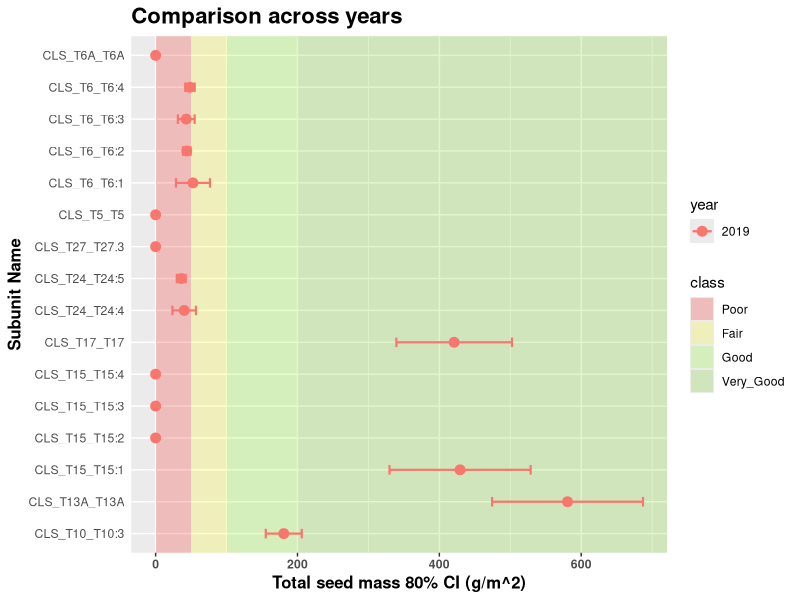
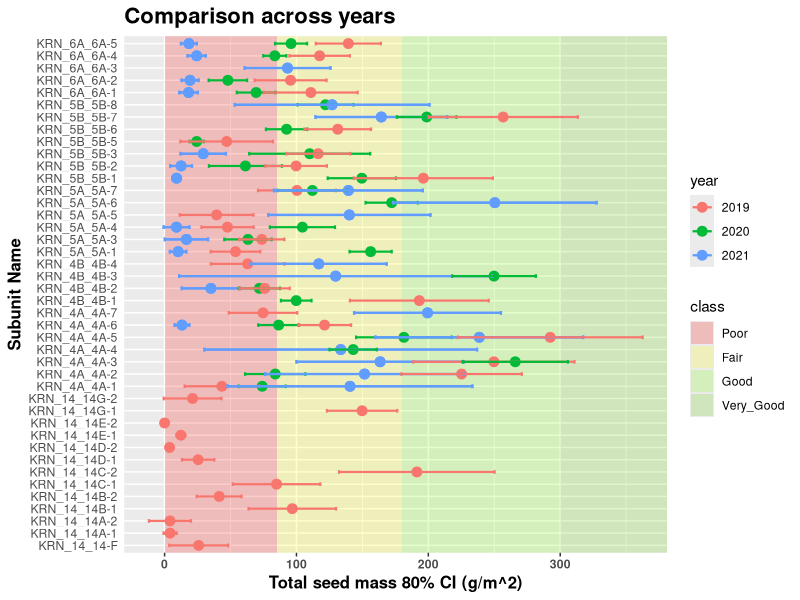
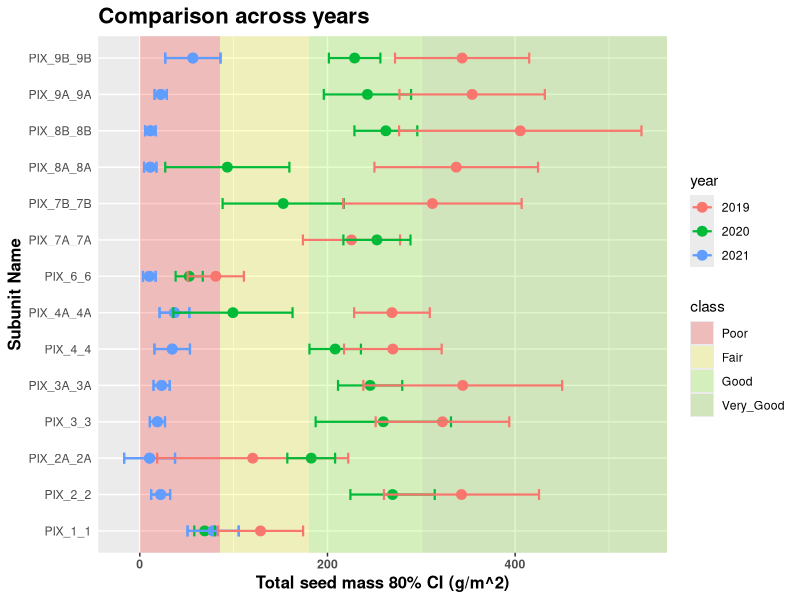
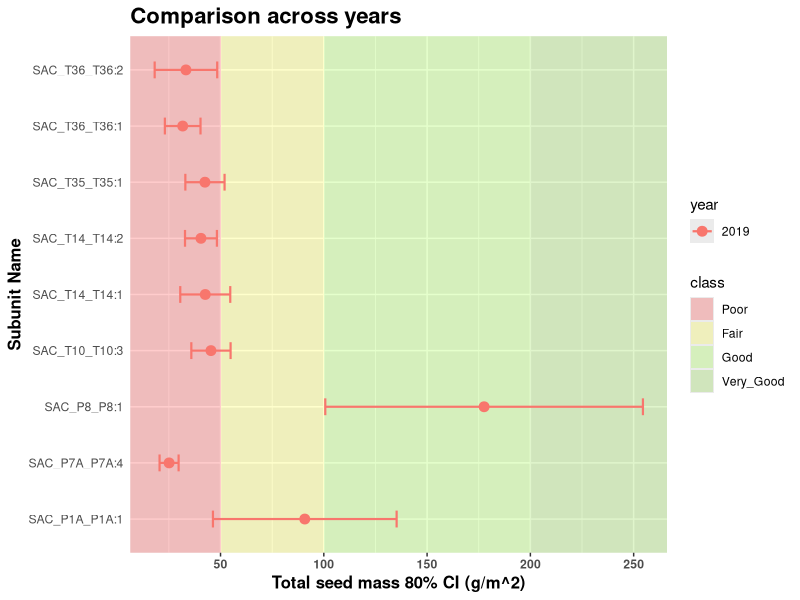
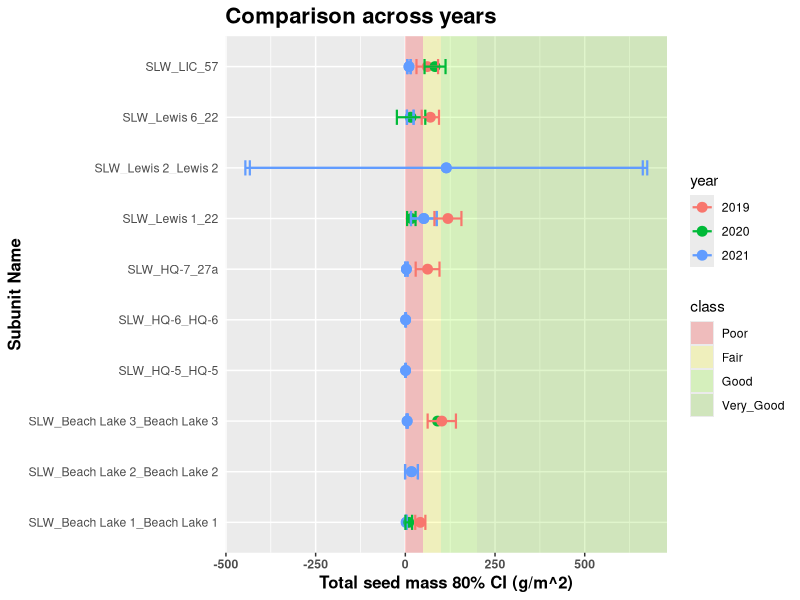
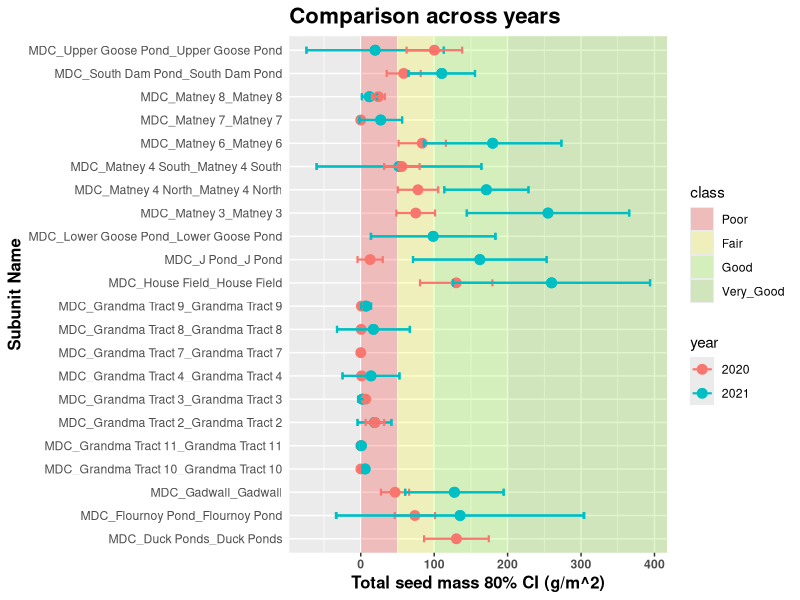

Generate these figures, in order, with R: (Note: this script raises an error after producing the figures.)
## ---- chunk 1

knitr::opts_chunk$set(echo = TRUE)
library(rmarkdown)
library(tidyverse)
library(knitr)
library(kableExtra)


## ---- chunk 2

# In the future, this chunk should join all years available or
# use a file with all years that is automatically created at the server.

gm2_2019 <-read.csv("MainScriptDataOutput/qdt_mass_g_m2_2019.txt") %>%
  dplyr::select(-X) %>%
  mutate(year = 2019)

gm2_2020 <-read.csv("WHAP2020-21/Output2020/qdt_mass_g_m2_2020.txt") %>%
  dplyr::select(-X) %>%
  mutate(year = 2020)

gm2_2021 <-read.csv("WHAP2021-22/Output2021/qdt_mass_g_m2_2021.txt") %>%
  dplyr::select(-X) %>%
  mutate(year = 2021)

whap_su_years <- bind_rows(gm2_2019, gm2_2020, gm2_2021) %>%
  mutate(year = factor(year))

viaClass <- read.csv("WHAP_Viability_20210610.csv") %>%
  pivot_longer(cols = c(Poor, Fair, Good, Very_Good),
               names_to = "class",
               values_to = "lower_bound") %>%
  pivot_wider(names_from = LIT,
              values_from = lower_bound) %>%
  mutate(class = fct_reorder(class, KRN, mean),
         class_color = c("red", "yellow", "chartreuse", "chartreuse3"),
         class = factor(class, ordered = TRUE))


## ---- chunk 3

# Potential improvement: The user can select what years and subunits to compare
# by providing vectors with their names.

plot_years <- function(spp = c("total"),
                       data = whap_su_years) {
  # whap_su_years is a df containing the subunit estimates in all refuges all years
  # it contains a column named year
  # check that data has the correct format
  
  year_plots <- list()
  
  for (i in unique(data$LIT)) { # this has to be modified for more than one species
    
    data_i <- data %>% dplyr::filter(LIT == i)
    
    # in the future, use the spp argument to determine what will be plotted
    
    year_plots[[i]] <-
                 ggplot(data = data_i %>% arrange(tot_g_m2),
                        aes(x = subunit_ID,
                            y = tot_g_m2,
                            color = year)) +
                 ggtitle("Comparison across years") +
                 geom_rect(data = viaClass,
                           inherit.aes = FALSE,
                           aes(NULL,
                               NULL,
                               xmin = -Inf,
                               xmax = Inf,
                               fill = class),
                           ymin = unlist(viaClass[, i]),
                           ymax = unlist(c(viaClass[-1, i], Inf))) +
                 scale_fill_manual(values = alpha(c("red",
                                                    "yellow",
                                                    "chartreuse",
                                                    "chartreuse3"),
                                                  0.2)) +
                 geom_point(size = 3) +
                 xlab('Subunit Name') +
                 ylab("Total seed mass 80% CI (g/m^2)") +
                 geom_errorbar(aes(ymin = CI80lwr,
                                   ymax = CI80upr),
                               width = 0.3,
                               cex = 0.75) +
                 theme(plot.title = element_text(size = 16, face = "bold"),
                       axis.ticks.y = element_blank(),
                       axis.text.x = element_text(face = "bold"),
                       axis.title = element_text(size = 12,
                                                 face = "bold"),
                       strip.text.y = element_text(hjust = 0,
                                                   vjust = 1,
                                                   angle = 180,
                                                   face = "bold")) +
                 coord_flip()
    print(year_plots[[i]])
  }
  return(year_plots)
}

plot_years()
